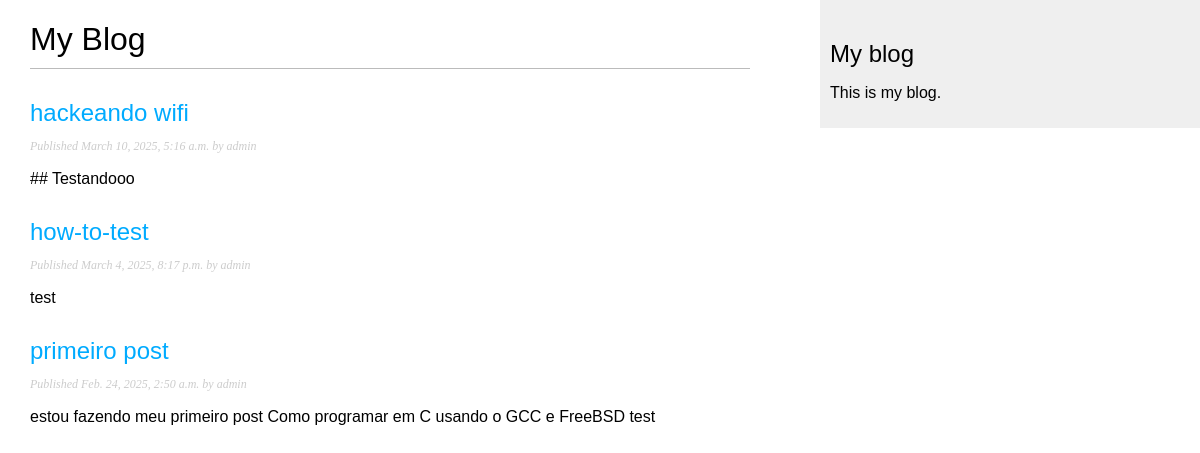
Screenshot of /blog/ with the database file from the repository.
### blogApp/models.py (models this page shows)
class Post(models.Model):
    class Status(models.TextChoices):
        DRAFT = 'DF', 'Draft'
        PUBLISHED = 'PB', 'Published'
    author = models.ForeignKey(
        settings.AUTH_USER_MODEL,
        on_delete=models.CASCADE,
        related_name='blog_posts'
    )
    title = models.CharField(max_length=250)    # CharField that translates into a varchar
    slug = models.SlugField(max_length=250, unique_for_date='publish')
    body = models.TextField()                   # TextField field that translates into a TEXT
    publish = models.DateTimeField(default=timezone.now)
    created = models.DateTimeField(auto_now_add=True) # auto_now_add - will be saved automatically when creating an object
    updated = models.DateTimeField(auto_now=True) # will be updated automatically when saving an object
    status = models.CharField(
        max_length=2,
        choices=Status,
        default=Status.DRAFT
    )
    objects = models.Manager() # The default manager
    published = PublishedManager() # Our custom manager
    """
    Tip: Utilizing the auto_now_add and auto_now datetime fields in your Django models is highly
    beneficial for tracking the creation and last modification times of objects.
    """
    class Meta:
        ordering = ['-publish'] # Sorting results by the publish field.
        indexes = [
            models.Index(fields=['-publish']),
        ]
    def __str__(self):
        return self.title
    def get_absolute_url(self):
        return reverse(
            'blog:post_detail',
            args=[
                self.publish.year,
                self.publish.month,
                self.publish.day,
                self.slug
            ]
        )

### blogApp/views.py (the view)
# urls.py: path('', views.post_list, name='post_list'),
def post_list(request):
    posts = Post.published.all()
    print(posts)
    return render(
        request,
        'blog/post/list.html',
        {'posts': posts}
    )

### blogApp/models.py (called while the page is built)
    def get_queryset(self):
        return (
            super().get_queryset().filter(status=Post.Status.PUBLISHED)
        )

### blogApp/templates/blog/post/list.html (shortened to what this page needs)
{% extends "blog/base.html" %}
{% block content %}
  <h1>My Blog</h1>
  {% for post in posts %}
    <h2>
        <a href="{{ post.get_absolute_url }}">
        {{ post.title }}
      </a>
    </h2>
    <p class="date">
      Published {{ post.publish }} by {{ post.author }}
    </p>
    {{ post.body|truncatewords:30|linebreaks }}
  {% endfor %}
{% endblock %}

### blogApp/static/css/blog.css (style rules this page uses)
body { margin:0; padding:0; font-family:helvetica, sans-serif; }
a { color:#00abff; text-decoration:none; }
h1 { font-weight:normal; border-bottom:1px solid #bbb; padding:0 0 10px 0; }
h2 { font-weight:normal; margin:30px 0 0; }
p.date { color:#ccc; font-family: georgia, serif; font-size: 12px; font-style: italic; }

### rows the page displays
Post: title "hackeando wifi", publish "March 10, 2025, 5:16 a.m.", author "admin", body "## Testandooo"
Post: title "how-to-test", publish "March 4, 2025, 8:17 p.m.", author "admin", body "test"
Post: title "primeiro post", publish "Feb. 24, 2025, 2:50 a.m.", author "admin", body "estou fazendo meu primeiro post Como programar em C usando o GCC e FreeBSD test"
